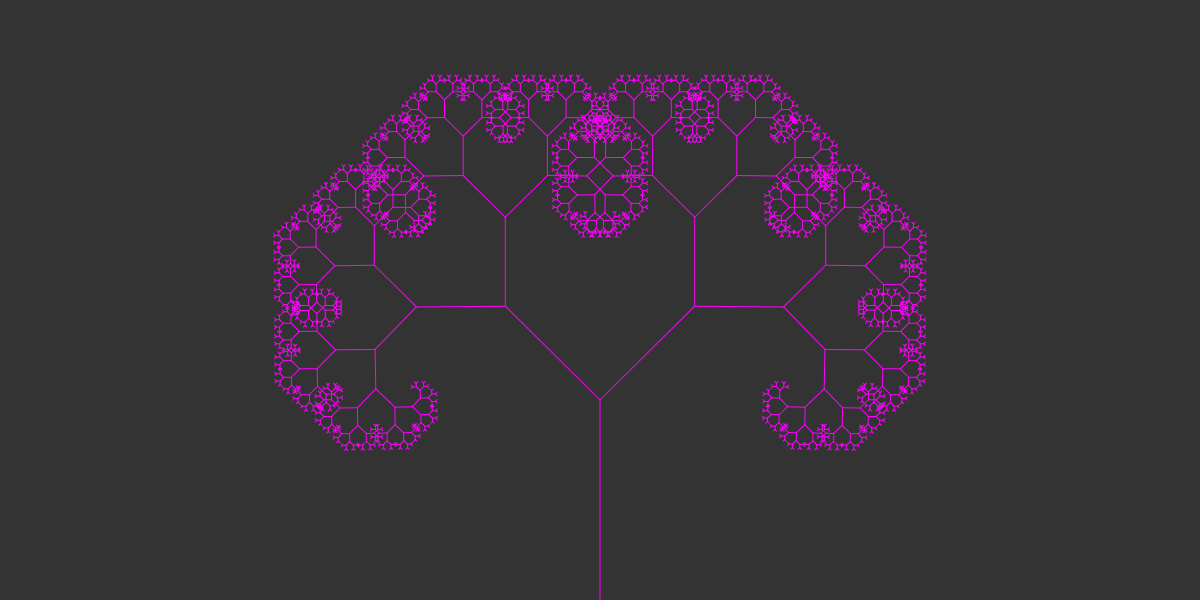
Frame 1 (no input)
Frame 60 (no input): identical to frame 1, image omitted
Frame 120 (the mouse pressed at the canvas centre since frame 60): identical to frame 1, image omitted

The p5.js sketch that drew this single still picture (run headless with seeded random() and noise() and a simulated clock; from frame 60 on, the mouse is pressed at the canvas centre):

// p5.js sketch
// ── sketch.js
function setup() {
	canvas = createCanvas(windowWidth, 600);
	slider = createSlider(0, PI, PI/4, 0.01);
}

function draw() {
	canvas.show();
	background(51);
	angle = slider.value();
	stroke(255, 0, 255);
	noFill();
	translate(width/2, height);
	branch(200);
}

function branch (len) {
	line(0, 0, 0, -len);
	translate(0, -len);
	var fraction = 2/3;
	if(len > 3) {
		push();
		rotate(angle);
		branch(len*fraction);
		pop();
		push();
		rotate(-angle);
		branch(len*fraction);
		pop();
	}
}

function drawCircle(x, y, radius){
	ellipse(x, y, radius);

	if (radius > 1 * 2){
		drawCircle(x + radius * 0.5, y, radius * 0.5)
		drawCircle(x - radius * 0.5, y, radius * 0.5)

		if (random(0, 10) < 20){
			drawCircle(x, y - radius * 0.5, radius * 0.5)
		}
		if (random(1, 10) < 20){
			drawCircle(x, y + radius * 0.5, radius * 0.5)
		}
	}
}
